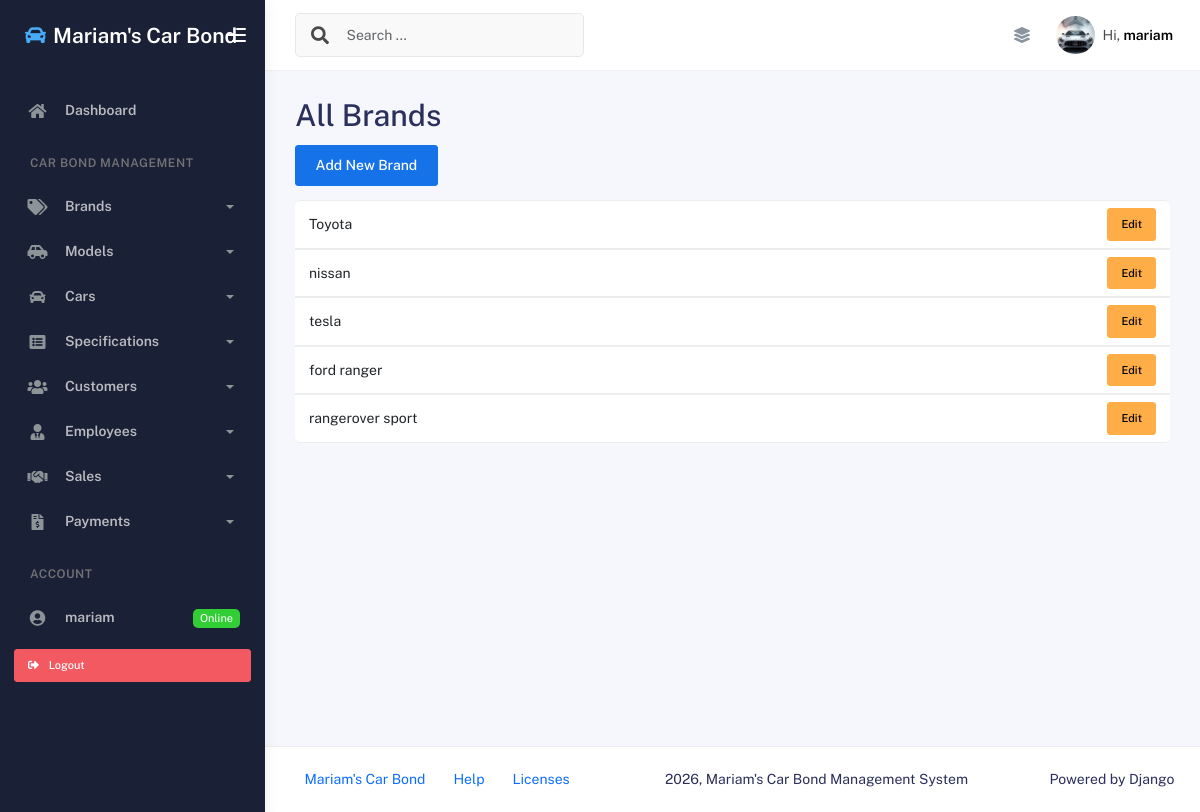
Screenshot of /brand/ (signed in) with the database file from the repository.
### App/models.py (models this page shows, shortened)
class Brand(models.Model):
    brand_name = models.CharField(max_length=50)

### App/views.py (the view)
# urls.py: path('brand/', brand_list_view, name='brand_list_page'),
@login_required
def brand_list_view(req):
    brands = Brand.objects.all()
    return render(req, 'brand_list.html', {'brands': brands})

### App/templates/brand_list.html
{% extends 'base.html' %}
{% block content %}
    <h1>All Brands</h1>
    <a href="{% url 'add_brand_page' %}" class="btn btn-primary mb-3">Add New Brand</a>
    <ul class="list-group">
        {% for brand in brands %}
            <li class="list-group-item d-flex justify-content-between align-items-center">
                {{ brand.brand_name }}
                <a href="{% url 'edit_brand_page' brand.id %}" class="btn btn-sm btn-warning">Edit</a>
            </li>
        {% empty %}
            <li class="list-group-item">No brands found.</li>
        {% endfor %}
    </ul>
{% endblock content %}

### App/templates/base.html (shortened to what this page needs)
{% load static %}
<!DOCTYPE html>
<html lang="en">
<head>
    <link rel="stylesheet" href="{% static 'assets/css/bootstrap.min.css' %}" />
    <link rel="stylesheet" href="{% static 'assets/css/plugins.min.css' %}" />
    <link rel="stylesheet" href="{% static 'assets/css/kaiadmin.min.css' %}" />
</head>
<body>
    <div class="wrapper">
      <div class="sidebar" data-background-color="dark">
        <div class="sidebar-logo">
          <div class="logo-header" data-background-color="dark">
            <a href="{% url 'index_page' %}" class="logo text-white text-decoration-none d-flex align-items-center">
              <i class="fas fa-car text-info me-2 fs-4"></i>
              <span class="fw-bold fs-4 text-white">Mariam's Car Bond</span>
            </a>
            <div class="nav-toggle">
              <button class="btn btn-toggle toggle-sidebar">
                <i class="gg-menu-right"></i>
              </button>
            </div>
          </div>
        </div>
        <div class="sidebar-wrapper scrollbar scrollbar-inner">
          <div class="sidebar-content">
            <ul class="nav nav-secondary">
              <li class="nav-item">
                <a href="{% url 'index_page' %}">
                  <i class="fas fa-home"></i>
                  <p>Dashboard</p>
                </a>
              </li>
              <li class="nav-section">
                <h4 class="text-section">Car Bond Management</h4>
              </li>
              <li class="nav-item">
                <a data-bs-toggle="collapse" href="#brandsMenu">
                  <i class="fas fa-tags"></i>
                  <p>Brands</p>
                  <span class="caret"></span>
                </a>
              </li>
              <li class="nav-item">
                <a data-bs-toggle="collapse" href="#modelsMenu">
                  <i class="fas fa-car-side"></i>
                  <p>Models</p>
                  <span class="caret"></span>
                </a>
              </li>
              <li class="nav-item">
                <a data-bs-toggle="collapse" href="#carsMenu">
                  <i class="fas fa-car"></i>
                  <p>Cars</p>
                  <span class="caret"></span>
                </a>
              </li>
              <li class="nav-item">
                <a data-bs-toggle="collapse" href="#specsMenu">
                  <i class="fas fa-list-alt"></i>
                  <p>Specifications</p>
                  <span class="caret"></span>
                </a>
              </li>
              <li class="nav-item">
                <a data-bs-toggle="collapse" href="#customersMenu">
                  <i class="fas fa-users"></i>
                  <p>Customers</p>
                  <span class="caret"></span>
                </a>
              </li>
              <li class="nav-item">
                <a data-bs-toggle="collapse" href="#employeesMenu">
                  <i class="fas fa-user-tie"></i>
                  <p>Employees</p>
                  <span class="caret"></span>
                </a>
              </li>
              <li class="nav-item">
                <a data-bs-toggle="collapse" href="#salesMenu">
                  <i class="fas fa-handshake"></i>
                  <p>Sales</p>
                  <span class="caret"></span>
                </a>
              </li>
              <li class="nav-item">
                <a data-bs-toggle="collapse" href="#paymentsMenu">
                  <i class="fas fa-file-invoice-dollar"></i>
                  <p>Payments</p>
                  <span class="caret"></span>
                </a>
              </li>
              <li class="nav-section">
                <h4 class="text-section">Account</h4>
              </li>
              {% if user.is_authenticated %}
                <li class="nav-item">
                  <a href="#">
                    <i class="fas fa-user-circle"></i>
                    <p>{{ user.username }}</p>
                    <span class="badge badge-success">Online</span>
                  </a>
                </li>
                <li class="nav-item px-3 py-2">
                  <form method="POST" action="{% url 'logout' %}">
                    <button type="submit" class="btn btn-danger btn-sm w-100 text-start">
                      <i class="fas fa-sign-out-alt me-2"></i> Logout
                    </button>
                  </form>
                </li>
              {% endif %}
            </ul>
          </div>
        </div>
      </div>
      <div class="main-panel">
        <div class="main-header">
          <nav
            class="navbar navbar-header navbar-header-transparent navbar-expand-lg border-bottom"
          >
            <div class="container-fluid">
              <nav
                class="navbar navbar-header-left navbar-expand-lg navbar-form nav-search p-0 d-none d-lg-flex"
              >
                <div class="input-group">
                  <div class="input-group-prepend">
                    <button type="submit" class="btn btn-search pe-1">
                      <i class="fa fa-search search-icon"></i>
                    </button>
                  </div>
                  <input
                    type="text"
                    placeholder="Search ..."
                    class="form-control"
                  />
                </div>
              </nav>
              <ul class="navbar-nav topbar-nav ms-md-auto align-items-center">
                <li class="nav-item topbar-icon dropdown hidden-caret">
                  <a
                    class="nav-link"
                    data-bs-toggle="dropdown"
                    href="#"
                    aria-expanded="false"
                  >
                    <i class="fas fa-layer-group"></i>
                  </a>
                </li>
                <li class="nav-item topbar-user dropdown hidden-caret">
                  <a
                    class="dropdown-toggle profile-pic"
                    data-bs-toggle="dropdown"
                    href="#"
                    aria-expanded="false"
                  >
                    <div class="avatar-sm">
                      <img
                        src="{% static 'assets/img/car.jpg.jpg' %}"
                        alt="Car profile image"
                        class="avatar-img rounded-circle"
                      />
                    </div>
                    <span class="profile-username">
                      <span class="op-7">Hi,</span>
                      <span class="fw-bold">{{ user.username|default:"Guest" }}</span>
                    </span>
                  </a>
                </li>
              </ul>
            </div>
          </nav>
        </div>
        <div class="container">
          <div class="page-inner">
            {% block content %}
            {% endblock content %}
          </div>
        </div>
        <footer class="footer">
          <div class="container-fluid d-flex justify-content-between">
            <nav class="pull-left">
              <ul class="nav">
                <li class="nav-item">
                  <a class="nav-link" href="{% url 'index_page' %}">
                    Mariam's Car Bond
                  </a>
                </li>
                <li class="nav-item">
                  <a class="nav-link" href="#"> Help </a>
                </li>
                <li class="nav-item">
                  <a class="nav-link" href="#"> Licenses </a>
                </li>
              </ul>
            </nav>
            <div class="copyright">
              2026, Mariam's Car Bond Management System
            </div>
            <div>
              Powered by Django
            </div>
          </div>
        </footer>
      </div>
    </div>
</body>
</html>

### rows the page displays
Brand: brand_name "Toyota"
Brand: brand_name "nissan"
Brand: brand_name "tesla"
Brand: brand_name "ford ranger"
Brand: brand_name "rangerover sport"

### other values shown
{{ user.username }} "mariam"
{{ user.username|default:"Guest" }} "mariam"
